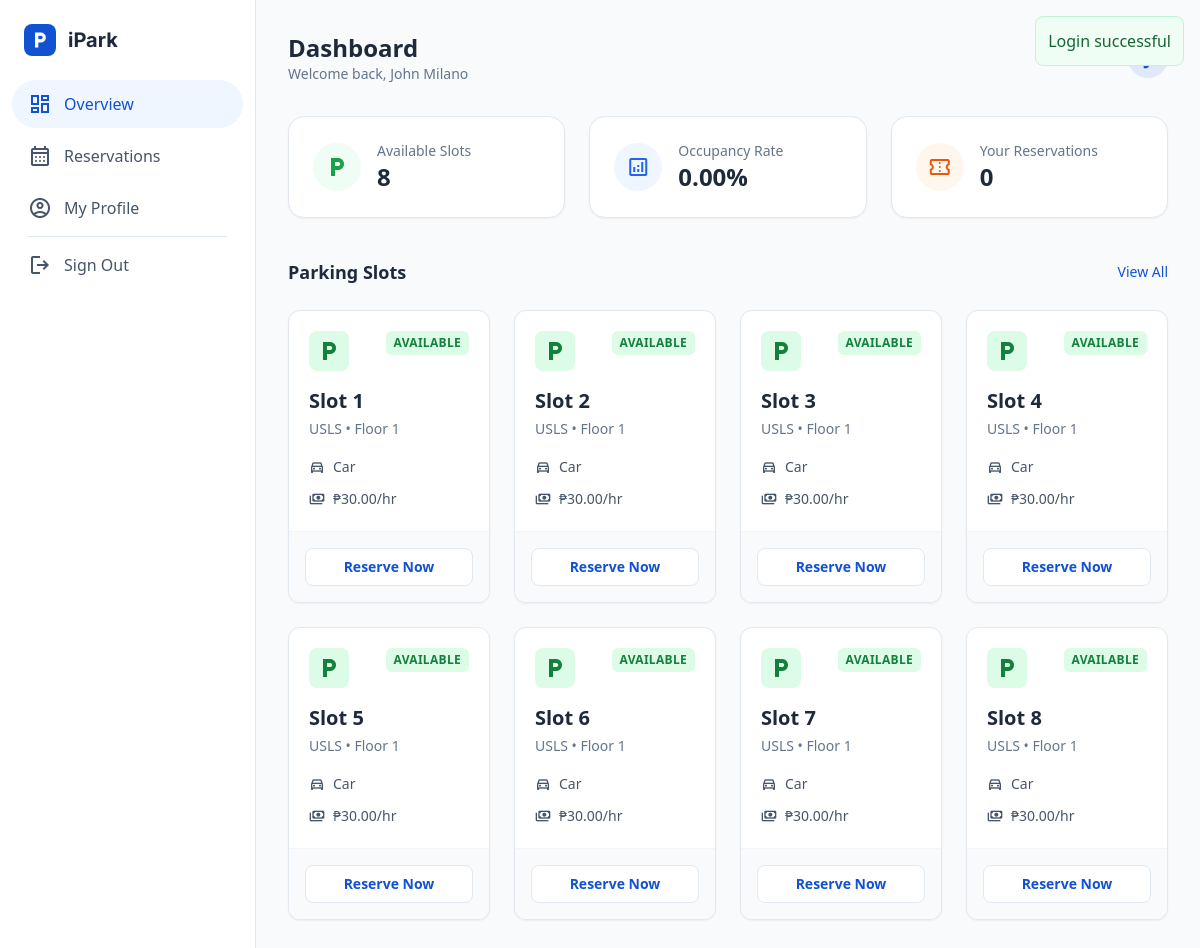
The page /dashboard.php (signed in) on the database its author committed.
### tables this page shows
CREATE TABLE `ipark_users` (
  `id` int(11) NOT NULL,
  `username` varchar(100) NOT NULL,
  `email` varchar(100) NOT NULL,
  `password_hash` varchar(255) NOT NULL,
  `full_name` varchar(150) NOT NULL,
  `phone` varchar(20) DEFAULT NULL,
  `created_at` timestamp NULL DEFAULT current_timestamp(),
  `updated_at` timestamp NULL DEFAULT current_timestamp() ON UPDATE current_timestamp(),
  `is_active` tinyint(1) DEFAULT 1,
  `verification_token` varchar(255) DEFAULT NULL,
  `email_verified_at` timestamp NULL DEFAULT NULL
);

CREATE TABLE `ipark_parking_slots` (
  `id` int(11) NOT NULL,
  `slot_number` varchar(50) NOT NULL,
  `floor_level` int(11) NOT NULL,
  `parking_lot` varchar(100) NOT NULL,
  `vehicle_type` enum('car','motorcycle','ev_charging') DEFAULT 'car',
  `status` enum('available','occupied','reserved','maintenance') DEFAULT 'available',
  `hourly_rate` decimal(8,2) NOT NULL DEFAULT 5.00,
  `created_at` timestamp NULL DEFAULT current_timestamp(),
  `updated_at` timestamp NULL DEFAULT current_timestamp() ON UPDATE current_timestamp()
);

### includes/auth.php (called while the page is built, shortened)
<?php
function getCurrentUserId() {
    return $_SESSION['user_id'] ?? null;
}
?>

### Models/User.php (called while the page is built, shortened)
<?php
class User {
    private $conn;
    public function __construct($database) {
        $this->conn = $database;
    }
    public function getUserById($user_id) {
        $stmt = $this->conn->prepare("
            SELECT id, username, email, full_name, phone,
                   email_verified_at, is_active, created_at
            FROM ipark_users
            WHERE id = ?
        ");
        $stmt->bind_param("i", $user_id);
        $stmt->execute();
        return $stmt->get_result()->fetch_assoc();
    }
}
?>

### Models/Parking.php (called while the page is built, shortened)
<?php
class Parking {
    private $conn;
    public function __construct($database) {
        $this->conn = $database;
    }
    public function getAllSlots() {
        $result = $this->conn->query("
            SELECT id, slot_number, floor_level, parking_lot,
                   vehicle_type, status, hourly_rate
            FROM ipark_parking_slots
            ORDER BY parking_lot, floor_level, slot_number
        ");
        return $result->fetch_all(MYSQLI_ASSOC);
    }
    public function getOccupancyStats() {
        $result = $this->conn->query("
            SELECT
                COUNT(*) as total_slots,
                SUM(CASE WHEN status = 'occupied' THEN 1 ELSE 0 END) as occupied_slots,
                SUM(CASE WHEN status = 'available' THEN 1 ELSE 0 END) as available_slots,
                ROUND(
                    (SUM(CASE WHEN status = 'occupied' THEN 1 ELSE 0 END) / COUNT(*)) * 100, 2
                ) as occupancy_percentage
            FROM ipark_parking_slots
        ");
        return $result->fetch_assoc();
    }
}
?>

### Models/Reservation.php (called while the page is built, shortened)
<?php
class Reservation {
    private $conn;
    public function __construct($database) {
        $this->conn = $database;
    }
    public function getUserReservations($user_id, $limit = 10) {
        $stmt = $this->conn->prepare("
            SELECT r.id, r.user_id, r.parking_slot_id, r.check_in_time as start_time, r.check_out_time as end_time,
                   r.total_amount, r.reservation_status, r.payment_status, r.created_at,
                   s.slot_number, s.parking_lot
            FROM ipark_reservations r
            JOIN ipark_parking_slots s ON r.parking_slot_id = s.id
            WHERE r.user_id = ?
            ORDER BY r.created_at DESC
            LIMIT ?
        ");
        $stmt->bind_param("ii", $user_id, $limit);
        $stmt->execute();
        return $stmt->get_result()->fetch_all(MYSQLI_ASSOC);
    }
    public function getActiveReservation($user_id, $slot_id) {
        $stmt = $this->conn->prepare("
            SELECT * FROM ipark_reservations
            WHERE user_id = ? AND parking_slot_id = ?
            AND reservation_status IN ('pending_approval', 'approved', 'active')
            LIMIT 1
        ");
        $stmt->bind_param("ii", $user_id, $slot_id);
        $stmt->execute();
        return $stmt->get_result()->fetch_assoc();
    }
}
?>

### dashboard.php (the view, shortened to what this page needs)
<?php
require_once(__DIR__ . '/config/db.php');
require_once(__DIR__ . '/includes/auth.php');
require_once(__DIR__ . '/Models/User.php');
require_once(__DIR__ . '/Models/Parking.php');
require_once(__DIR__ . '/Models/Reservation.php');
$user_id = getCurrentUserId();
$user_model = new User($conn);
$parking_model = new Parking($conn);
$reservation_model = new Reservation($conn);
$page = $_GET['page'] ?? 'home';
$style_file = 'dashboard';
$user = $user_model->getUserById($user_id);
$all_slots = $parking_model->getAllSlots();
$user_reservations = $reservation_model->getUserReservations($user_id, 100);
$occupancy = $parking_model->getOccupancyStats();
?>
<?php require_once(__DIR__ . '/includes/header.php'); ?>
<div class="min-h-screen bg-slate-50 dark:bg-slate-950 flex flex-col md:flex-row">
    <aside class="w-full md:w-64 bg-white dark:bg-slate-900 border-r border-slate-200 dark:border-slate-800 flex-shrink-0">
        <div class="p-6 flex items-center gap-3">
            <div class="w-8 h-8 bg-primary rounded-lg flex items-center justify-center text-white">
                <span class="material-symbols-outlined text-xl">local_parking</span>
            </div>
            <span class="font-display font-bold text-xl text-slate-800 dark:text-white"><?php echo SITE_NAME; ?></span>
        </div>
        <nav class="px-3 space-y-1">
            <a href="?page=home" class="flex items-center gap-3 px-4 py-3 rounded-full <?php echo $page === 'home' ? 'bg-blue-50 text-primary dark:bg-blue-900/20 dark:text-blue-400' : 'text-slate-600 dark:text-slate-400 hover:bg-slate-100 dark:hover:bg-slate-800'; ?> transition-colors font-medium">
                <span class="material-symbols-outlined">dashboard</span>
                Overview
            </a>
            <a href="?page=reservations" class="flex items-center gap-3 px-4 py-3 rounded-full <?php echo $page === 'reservations' ? 'bg-blue-50 text-primary dark:bg-blue-900/20 dark:text-blue-400' : 'text-slate-600 dark:text-slate-400 hover:bg-slate-100 dark:hover:bg-slate-800'; ?> transition-colors font-medium">
                <span class="material-symbols-outlined">calendar_month</span>
                Reservations
            </a>
            <a href="?page=profile" class="flex items-center gap-3 px-4 py-3 rounded-full <?php echo $page === 'profile' ? 'bg-blue-50 text-primary dark:bg-blue-900/20 dark:text-blue-400' : 'text-slate-600 dark:text-slate-400 hover:bg-slate-100 dark:hover:bg-slate-800'; ?> transition-colors font-medium">
                <span class="material-symbols-outlined">account_circle</span>
                My Profile
            </a>
            <div class="h-px bg-slate-200 dark:bg-slate-800 my-2 mx-4"></div>
            <a href="<?php echo SITE_URL; ?>/logout.php" class="flex items-center gap-3 px-4 py-3 rounded-full text-slate-600 dark:text-slate-400 hover:bg-red-50 hover:text-red-600 dark:hover:bg-red-900/20 dark:hover:text-red-400 transition-colors font-medium">
                <span class="material-symbols-outlined">logout</span>
                Sign Out
            </a>
        </nav>
    </aside>
    <main class="flex-1 p-4 md:p-8 overflow-y-auto">
        <div class="max-w-7xl mx-auto">
            <div class="flex justify-between items-center mb-8">
                <div>
                    <h1 class="text-2xl font-bold text-slate-800 dark:text-white"><?php echo $page === 'home' ? 'Dashboard' : ucfirst($page); ?></h1>
                    <p class="text-slate-500 dark:text-slate-400 text-sm">Welcome back, <?php echo htmlspecialchars($user['full_name']); ?></p>
                </div>
                <div class="w-10 h-10 rounded-full bg-primary/10 text-primary flex items-center justify-center font-bold text-lg">
                </div>
            </div>
        <?php if ($page === 'home'): ?>
        <div class="grid grid-cols-1 md:grid-cols-3 gap-6 mb-10">
            <div class="bg-white dark:bg-slate-900 rounded-2xl p-6 shadow-sm border border-slate-200 dark:border-slate-800 flex items-center gap-4">
                <div class="w-12 h-12 rounded-full bg-green-50 text-green-600 flex items-center justify-center">
                    <span class="material-symbols-outlined">local_parking</span>
                </div>
                <div>
                    <p class="text-sm text-slate-500 font-medium">Available Slots</p>
                    <p class="text-2xl font-bold text-slate-800 dark:text-white"><?php echo $occupancy['available_slots']; ?></p>
                </div>
            </div>
            <div class="bg-white dark:bg-slate-900 rounded-2xl p-6 shadow-sm border border-slate-200 dark:border-slate-800 flex items-center gap-4">
                <div class="w-12 h-12 rounded-full bg-blue-50 text-blue-600 flex items-center justify-center">
                    <span class="material-symbols-outlined">analytics</span>
                </div>
                <div>
                    <p class="text-sm text-slate-500 font-medium">Occupancy Rate</p>
                    <p class="text-2xl font-bold text-slate-800 dark:text-white"><?php echo $occupancy['occupancy_percentage']; ?>%</p>
                </div>
            </div>
            <div class="bg-white dark:bg-slate-900 rounded-2xl p-6 shadow-sm border border-slate-200 dark:border-slate-800 flex items-center gap-4">
                <div class="w-12 h-12 rounded-full bg-orange-50 text-orange-600 flex items-center justify-center">
                    <span class="material-symbols-outlined">confirmation_number</span>
                </div>
                <div>
                    <p class="text-sm text-slate-500 font-medium">Your Reservations</p>
                    <p class="text-2xl font-bold text-slate-800 dark:text-white"><?php echo count($user_reservations); ?></p>
                </div>
            </div>
        </div>
        <section class="mb-10">
            <div class="flex justify-between items-center mb-6">
                <h2 class="text-lg font-bold text-slate-800 dark:text-white">Parking Slots</h2>
                <a href="?page=reservations" class="text-sm font-medium text-primary hover:underline">View All</a>
            </div>
            <div class="grid grid-cols-1 md:grid-cols-2 lg:grid-cols-4 gap-6">
                <?php foreach (array_slice($all_slots, 0, 10) as $slot): ?>
                <?php
                    $is_mine = $reservation_model->getActiveReservation($user_id, $slot['id']);
                    $status_color = 'bg-green-100 text-green-700 dark:bg-green-900/30 dark:text-green-400';
                    $status_text = 'Available';
                ?>
                <div class="bg-white dark:bg-slate-900 rounded-xl shadow-sm hover:shadow-md transition-shadow border border-slate-200 dark:border-slate-800 overflow-hidden flex flex-col">
                    <div class="p-5 flex-1">
                        <div class="flex justify-between items-start mb-4">
                            <div class="w-10 h-10 rounded-lg <?php echo $status_color; ?> flex items-center justify-center">
                                <span class="material-symbols-outlined">local_parking</span>
                            </div>
                            <span class="px-2 py-1 <?php echo $status_color; ?> rounded-md text-xs font-bold uppercase tracking-wide">
                                <?php echo $status_text; ?>
                            </span>
                        </div>
                        <h3 class="text-xl font-bold text-slate-800 dark:text-white mb-1"><?php echo htmlspecialchars($slot['slot_number']); ?></h3>
                        <p class="text-sm text-slate-500 mb-4">USLS • Floor <?php echo htmlspecialchars($slot['floor_level']); ?></p>
                        <div class="flex items-center gap-2 text-sm text-slate-600 dark:text-slate-400 mb-2">
                            <span class="material-symbols-outlined text-base">directions_car</span>
                            Car
                        </div>
                        <div class="flex items-center gap-2 text-sm text-slate-600 dark:text-slate-400">
                            <span class="material-symbols-outlined text-base">payments</span>
                            ₱<?php echo number_format($slot['hourly_rate'], 2); ?>/hr
                        </div>
                    </div>
                    <div class="p-4 border-t border-slate-100 dark:border-slate-800 bg-slate-50 dark:bg-slate-900/50">
                        <form method="POST" action="">
                            <?php if ($is_mine): ?>
                                <button type="submit" class="w-full py-2 bg-white dark:bg-slate-800 border border-red-200 dark:border-red-900 text-red-600 font-semibold rounded-lg hover:bg-red-50 dark:hover:bg-red-900/20 transition-all text-sm">
                                    Cancel Reservation
                                </button>
                            <?php elseif ($slot['status'] === 'available'): ?>
                                <a href="?page=reservations&slot_id=<?php echo $slot['id']; ?>"
                                   class="block w-full text-center py-2 bg-white dark:bg-slate-800 border border-slate-200 dark:border-slate-700 text-primary font-semibold rounded-lg hover:bg-primary hover:text-white hover:border-primary transition-all text-sm">
                                    Reserve Now
                                </a>
                            <?php else: ?>
                                <button type="button" disabled class="w-full py-2 bg-slate-100 dark:bg-slate-800 text-slate-400 font-semibold rounded-lg cursor-not-allowed text-sm">
                                    Unavailable
                                </button>
                            <?php endif; ?>
                        </form>
                    </div>
                </div>
                <?php endforeach; ?>
            </div>
        </section>
        <?php endif; ?>
        </div>
    </main>
</div>
<?php require_once(__DIR__ . '/includes/footer.php'); ?>

### includes/header.php (shortened to what this page needs)
<!DOCTYPE html>
<html lang="en">
<head>
    <script src="https://cdn.tailwindcss.com?plugins=forms,container-queries"></script>
    <link href="<?php echo SITE_URL; ?>/style/<?php echo ($style_file ?? 'index') . '.css'; ?>" rel="stylesheet" />
    <script id="tailwind-config">
        tailwind.config = {
            darkMode: "class",
            theme: {
                extend: {
                    colors: {
                        "primary": "#1152d4",
                        "secondary": "#10b981",
                        "background-light": "#f6f6f8",
                        "background-dark": "#101622",
                    },
                    fontFamily: {
                        "display": ["Inter"]
                    },
                    borderRadius: { "DEFAULT": "0.25rem", "lg": "0.5rem", "xl": "0.75rem", "full": "9999px" },
                },
            },
        }
    </script>
</head>
<body class="bg-background-light dark:bg-background-dark text-slate-900 dark:text-slate-100 min-h-screen">
    <?php
    if (isset($_SESSION['flash_message'])) {
        $message = '';
        $messageType = 'info';
        if (is_array($_SESSION['flash_message'])) {
            $messageType = key($_SESSION['flash_message']);
            $message = current($_SESSION['flash_message']);
        } else {
            $message = $_SESSION['flash_message'];
            $messageType = $_SESSION['flash_type'] ?? 'info';
        }
        $message = is_string($message) ? $message : 'An unknown notification was triggered.';
        $bgColor = $messageType === 'error' ? 'bg-red-50 dark:bg-red-900/30 border-red-200 dark:border-red-800' : 'bg-green-50 dark:bg-green-900/30 border-green-200 dark:border-green-800';
        $textColor = $messageType === 'error' ? 'text-red-800 dark:text-red-200' : 'text-green-800 dark:text-green-200';
    ?>
        <div class="fixed top-4 right-4 max-w-md p-3 border rounded-lg <?php echo $bgColor . ' ' . $textColor; ?> z-50">
            <?php echo htmlspecialchars($message); ?>
        </div>
    <?php
    }
    ?>

### includes/footer.php (shortened to what this page needs)
    </body>
</html>

### includes/header.php (style rules this page uses)
.material-symbols-outlined { font-family: 'Material Symbols Outlined'; font-variation-settings: 'FILL' 0, 'wght' 400, 'GRAD' 0, 'opsz' 24; display: inline-block; vertical-align: middle; }

### rows shown on the page
ipark_users: full_name "John Milano"
ipark_parking_slots: status_text "AVAILABLE", slot_number "Slot 1", floor_level "1", hourly_rate "30.00"
ipark_parking_slots: status_text "AVAILABLE", slot_number "Slot 2", floor_level "1", hourly_rate "30.00"
ipark_parking_slots: status_text "AVAILABLE", slot_number "Slot 3", floor_level "1", hourly_rate "30.00"
ipark_parking_slots: status_text "AVAILABLE", slot_number "Slot 4", floor_level "1", hourly_rate "30.00"
ipark_parking_slots: status_text "AVAILABLE", slot_number "Slot 5", floor_level "1", hourly_rate "30.00"
ipark_parking_slots: status_text "AVAILABLE", slot_number "Slot 6", floor_level "1", hourly_rate "30.00"
ipark_parking_slots: status_text "AVAILABLE", slot_number "Slot 7", floor_level "1", hourly_rate "30.00"
ipark_parking_slots: status_text "AVAILABLE", slot_number "Slot 8", floor_level "1", hourly_rate "30.00"

### other values the page prints
$message "Login successful"
SITE_NAME "iPark"
$occupancy['available_slots'] "8"
$occupancy['occupancy_percentage'] "0.00"
count($user_reservations) "0"
